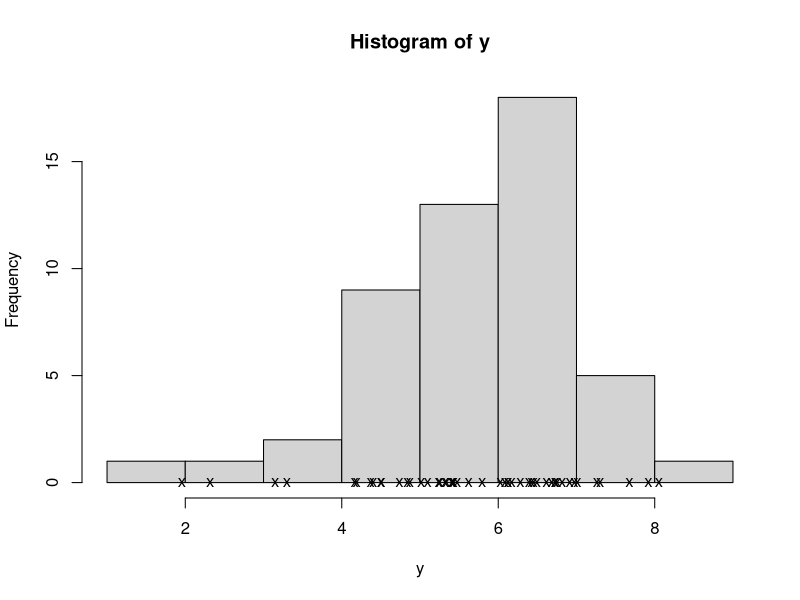
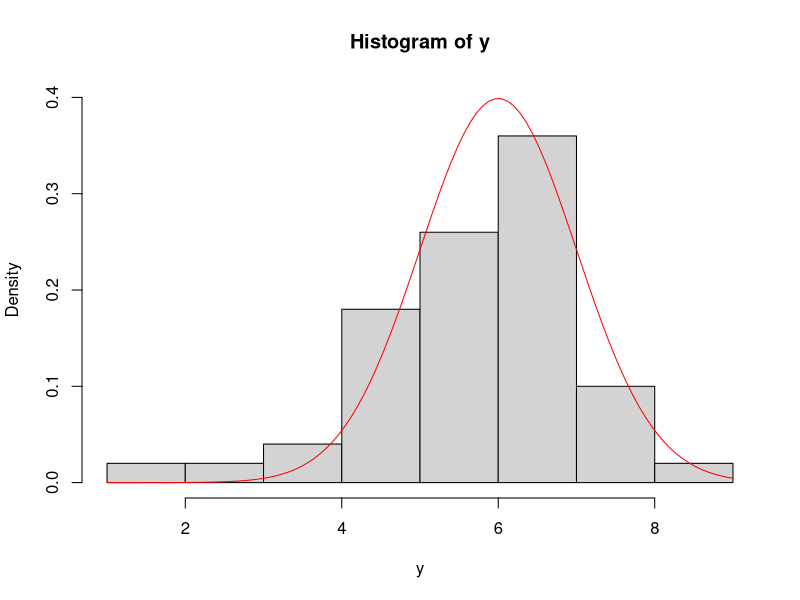
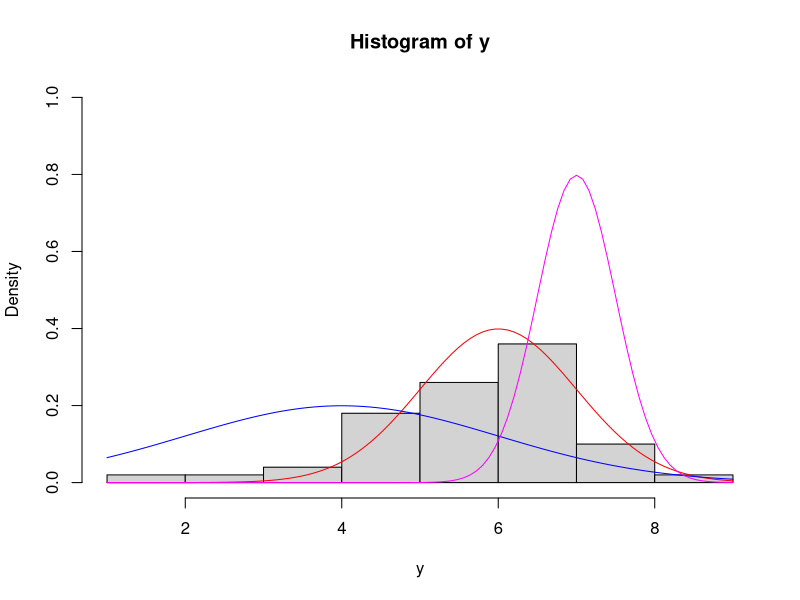
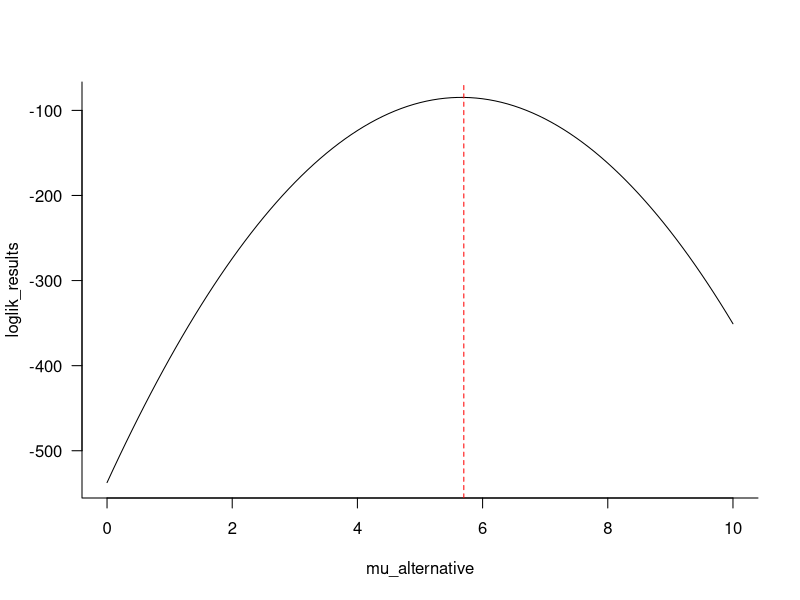

The R source for these figures, in order:
## ---- chunk 1

# the population (true) mean
mu_pop <- 5.5

# the population (true) standard deviation
sd_pop <- 1.6

# the sample size
n <- 50

# generate the data, after setting the random seed
set.seed(1)

# sample n times from a gaussian distribution with mean mu.pop and sd_pop
y <- rnorm(n, mu_pop, sd_pop)

# the sample mean and standard deviation
sd_samp <- sd(y)
mu_samp <- mean(y)

## ---- chunk 2
# histrogram of y with the points represented along the x-axis
hist(y)
points(y, rep(0,n), pch = "x", col = "black")
# abline(v = mu_samp, col = "red", lty = 2) # could add the sample mean

## ---- chunk 3

# initial proposed values
mu_1 <- 6
sd_1 <- 1

# visualise this density function on the graph. We do this by asking how likely a sequence
# from say 0 to 10 for this example, and then plot the density function on the graph.

# draw the histogram as a probabbility density histogram 
# (rather than a frequency histogram)
hist(y, probability = TRUE, ylim = c(0, 0.4))

# use the curve() function to add and scale the density curve so it matches the
# scaling of the histogram.
curve(dnorm(x, mean = mu_1, sd = sd_1), add = T, col = "red")

## ---- chunk 4

# note the log = TRUE argument in call to dnorm()
like_1 <- sum(dnorm(y, mean = mu_1, sd = sd_1, log = TRUE))

## ---- chunk 5

# second guess
mu_2 <- 4
sd_2 <- 2

# third guess
mu_3 <- 7
sd_3 <- 0.5


# draw the histogram as a probabbility density histogram 
# (rather than a frequency histogram)
# I set a different y-axis limit here to make sure all 
# three of my density curves are plotted.
hist(y, probability = TRUE, ylim = c(0, 1))

# use the curve() function to add and scale the density curve so it matches the
# scaling of the histogram.
curve(dnorm(x, mean = mu_1, sd = sd_1), add = T, col = "red")
curve(dnorm(x, mean = mu_2, sd = sd_2), add = T, col = "blue")
curve(dnorm(x, mean = mu_3, sd = sd_3), add = T, col = "magenta")

## ---- chunk 6

# note the log = TRUE argument in call to dnorm()
like_2 <- sum(dnorm(y, mean = mu_2, sd = sd_2, log = TRUE))
like_3 <- sum(dnorm(y, mean = mu_3, sd = sd_3, log = TRUE))

# bundle these up for pretty printing to screen
three_guesses <- data.frame( model = 1:3, 
                             mu = c(mu_1, mu_2, mu_3),
                             sd = c(sd_1, sd_2, sd_3),
                             LogLik = round(c(like_1, like_2, like_3),2))


# print out data.frame to screen nicely
knitr::kable(three_guesses)

## ---- chunk 7

# our set of means to try
mu_alternative <- seq(0, 10, 0.1)

# set up an empty vector in which to store our results
loglik_results <- numeric(length(mu_alternative))

# loop and evaluate the log-likelihood function

for (i in 1:length(mu_alternative)) {
  
  loglik_results[i] <- sum(dnorm(y, mean = mu_alternative[i], sd = sd_samp, log = TRUE))
    
}

# plot the log-likelihood of our guesses for each value of mu we tried
plot(loglik_results ~ mu_alternative, bty = "L", las = 1, type = "l")

# there is a clear maximum to this function we graphed so we can 
# find the index of the corresponding value, return the mean that generated it, 
# and add a line to the plot to illustrate it.
max_like_idx <- which.max(loglik_results)

# and the corresponding mean that is associated with this value
mu_max_like <- mu_alternative[max_like_idx]

# add the line
abline(v = mu_max_like, col = "red", lty = 2)

## ---- chunk 8

# Define our own objective function based on the
# negative log likelihood as above. I have hard coded the 
# standard deviation to be equal to sd_samp

optfun <- function(par) {
  -sum(dnorm(y, mean = par[1], sd = sd_samp), log = TRUE)
}

# make an initial guess at where the mean might be
initial_mu <- 5

# optimise 
mu_optimised <- nlminb(c(initial_mu), optfun)

# print(mu_optimised)

